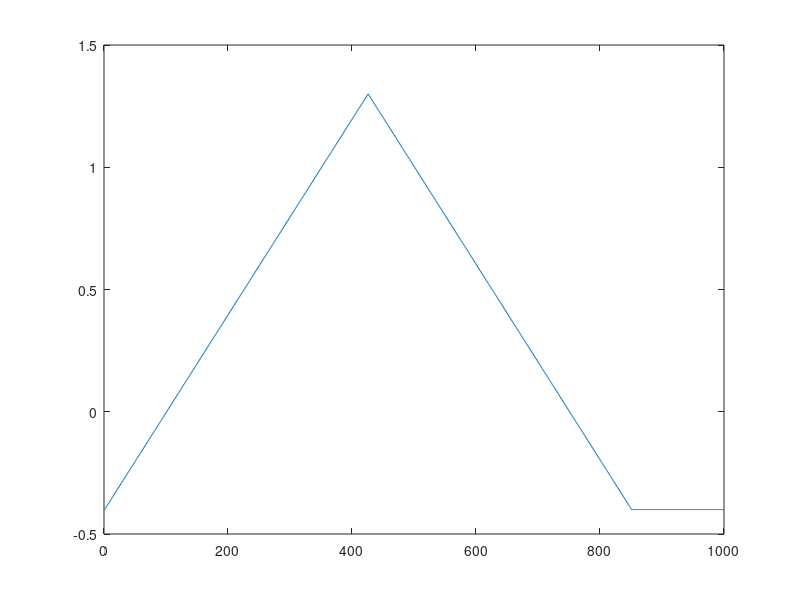

The MATLAB source for this figure: (Note: this script raises an error after producing the figure.)
%%
% the point of this file is to accumulate enough of a model to simulate the
% signal we would recieve from the FSCV injection. This will involve making
% a model of the carbon fiber current/voltage injection, the transmision
% through the tissue, the tetrode/tissue interface, the filter on the
% neuralynx cheetah system and the AgCl electrode (?)
%
% Below exists a model of the injected current, but it is no where near
% complete. Information about the filter in neuralynx is also invcuded.

%We use the window method (Bartlett Window). If you have the signal processing 
%toolbox you can use the Filter Design Tool, fdatool, to generate the coefficients 
%or filter object. Then you can use the filter command and compare.  Let us know 
%if you need more information.


%%
vel = 400 % V/s
valley = -0.4 % V
peak = 1.3 % V
dt = 1e-5 % s
% scan duration is (100*2)*(peak-valley)/vel = xyz ms; in this case 8.5ms
% total sweep time
voltageSweepPoints=1000;
sweepV = zeros(1,voltageSweepPoints);
idx=1;
sweepV(idx) = valley;
while ( sweepV(idx) < peak )
	idx = idx + 1;
	sweepV(idx) = sweepV(idx-1) + (vel*dt);
end
while ( sweepV(idx) > valley )
	idx = idx + 1;
	sweepV(idx) = sweepV(idx-1) - (vel*dt);
end
while ( idx < voltageSweepPoints )
	idx = idx + 1;
	sweepV(idx) = valley;
end
figure;
%subplot(,1,1);
plot(sweepV);
plotFft([ zeros(1,9000) sweepV zeros(1,9000) sweepV zeros(1,9000) sweepV zeros(1,9000) sweepV zeros(1,9000) sweepV zeros(1,9000) sweepV zeros(1,9000) sweepV zeros(1,9000) sweepV zeros(1,9000) sweepV zeros(1,9000) sweepV zeros(1,9000) sweepV zeros(1,9000) sweepV zeros(1,9000) sweepV zeros(1,9000) sweepV zeros(1,9000) sweepV zeros(1,9000) sweepV zeros(1,9000)],1/dt)

figure; plot(freq, impedances([17 18 28 32 ],:))
figure; plot(freq, phases([17 18 28 32 ],:))

%legend('sweep')
%subplot(3,1,2);
hold on;
filteredSweep=filter(Hdl,sweepV');
plot(filteredSweep, 'r');
plot(filter(Hdh,sweepV'), 'k');
plot(filter(Hdh,filteredSweep),'g');
plot(filter(Hdh,filter(Hdl,filteredSweep)),'m')
legend('filtered')




Fs = 32000;  % Sampling Frequency
N    = 31;       % Order
Fc   = 6000;     % Cutoff Frequency
flag = 'scale';  % Sampling Flag
% Create the window vector for the design algorithm.
win = bartlett(N+1);
% Calculate the coefficients using the FIR1 function.
b  = fir1(N, Fc/(Fs/2), 'low', win, flag);
Hdl = dfilt.dffir(b);
N    = 63;       % Order
Fc   = 600;      % Cutoff Frequency
flag = 'scale';  % Sampling Flag
% Create the window vector for the design algorithm.
win = bartlett(N+1);
% Calculate the coefficients using the FIR1 function.
b  = fir1(N, Fc/(Fs/2), 'high', win, flag, 'h');
Hdh = dfilt.dffir(b);




Fs = 32000;  % Sampling Frequency
N    = 63;       % Order
Fc1  = 600;      % First Cutoff Frequency
Fc2  = 6000;     % Second Cutoff Frequency
flag = 'scale';  % Sampling Flag
% Create the window vector for the design algorithm.
win = bartlett(N+1);
% Calculate the coefficients using the FIR1 function.
b  = fir1(N, [Fc1 Fc2]/(Fs/2), 'bandpass', win, flag);
Hd = dsp.FIRFilter( ...
    'Numerator', b);



 
hSR = dsp.SignalSource;
hSR.Signal = sweepV';
hLog = dsp.SignalSink;

Fs = 32000;  % Sampling Frequency
N    = 63;       % Order
Fc1  = 600;      % First Cutoff Frequency
Fc2  = 6000;     % Second Cutoff Frequency
flag = 'scale';  % Sampling Flag
% Create the window vector for the design algorithm.
win = bartlett(N+1);
% Calculate the coefficients using the FIR1 function.
b  = fir1(N, [Fc1 Fc2]/(Fs/2), 'bandpass', win, flag);
Hd = dsp.FIRFilter( ...
    'Numerator', b);
 
 %hFIR = dsp.FIRFilter;
 %hFIR.Numerator = fir1(10,0.5);

h = dsp.SpectrumAnalyzer('SampleRate',32e3,...
    'PlotAsTwoSidedSpectrum',false,...
    'OverlapPercent', 80, 'PowerUnits','dBW');
    
%,...'YLimits', [-150 -10]);

 while ~isDone(hSR)
      input = step(hSR);
      filteredOutput = step(hFIR,input);
      step(hLog,filteredOutput);
      step(h,filteredOutput)
 end

 filteredResult = hLog.Buffer;
 fvtool(hFIR,'Fs',32000)








%example

t = (0:1000)'/8e3;
 xin = sin(2*pi*0.3e3*t)+sin(2*pi*3e3*t);
 
 hSR = dsp.SignalSource;
 hSR.Signal = xin;
 hLog = dsp.SignalSink;

 hFIR = dsp.FIRFilter;
 hFIR.Numerator = fir1(10,0.5);

h = dsp.SpectrumAnalyzer('SampleRate',8e3,...
    'PlotAsTwoSidedSpectrum',false,...
    'OverlapPercent', 80, 'PowerUnits','dBW',...
    'YLimits', [-150 -10]);

 while ~isDone(hSR)
      input = step(hSR);
      filteredOutput = step(hFIR,input);
      step(hLog,filteredOutput);
      step(h,filteredOutput)
 end

 filteredResult = hLog.Buffer;
 fvtool(hFIR,'Fs',8000)





% doesn't work quite right. need to look up more stuff.

Fs = 1/dt;
BW = Fs/2;
% get the recommended order and cutoff for high pass
[n,Wc] = buttord(6000/BW,600/BW,3,10);
% get the butterworth filter
[b,a] = butter(n,Wc);
% get the frequency response
[H,W] = freqz(b,a);
% plot the low end of the response
figure;
plot( BW*W(1:10)/pi, 20*log10(abs(H(1:10))) )
